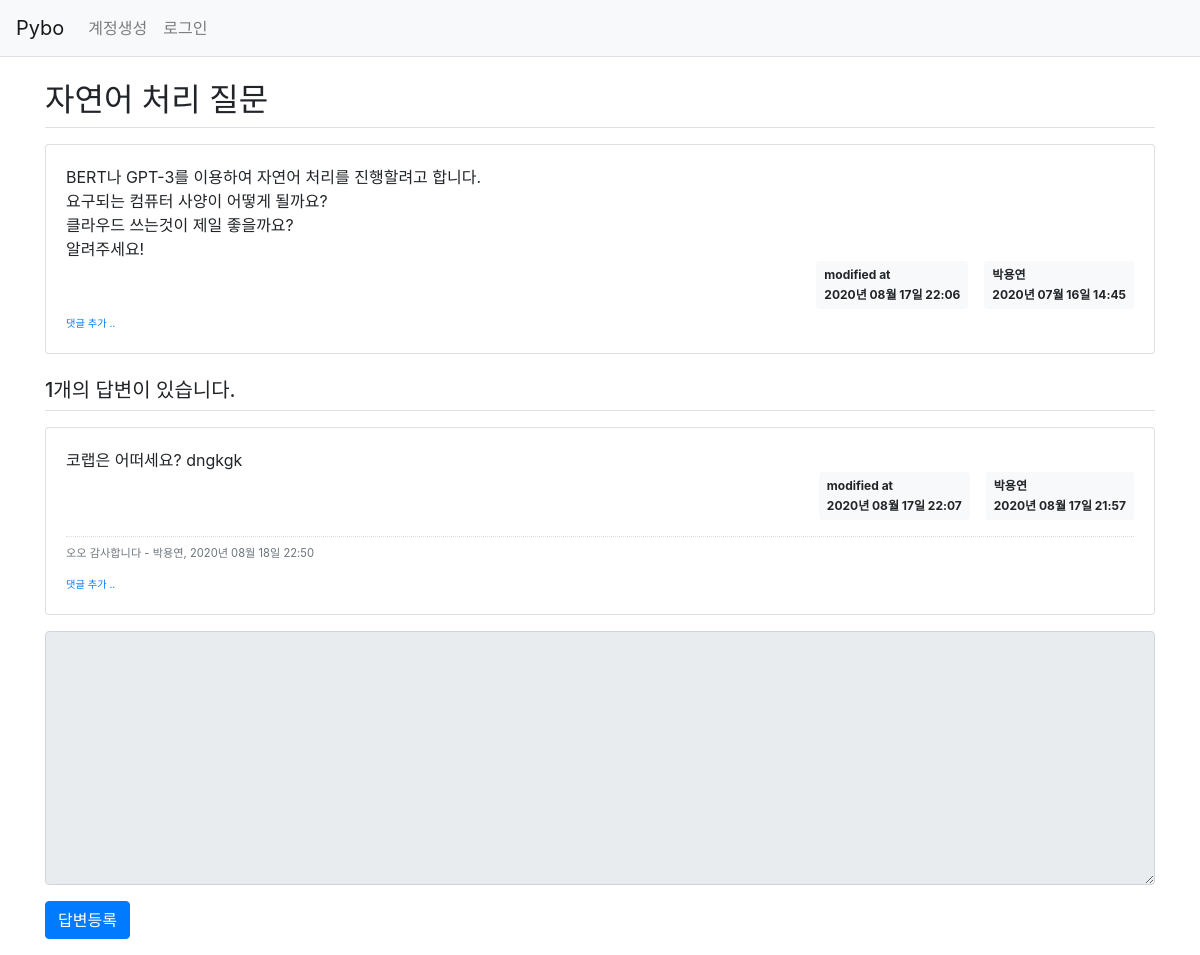
The app's page /question/detail/4/ with its own data.
### pybo/models.py (models this page shows)
class Question(db.Model):
    id = db.Column(db.Integer, primary_key=True)
    subject = db.Column(db.String(200), nullable=False)
    content = db.Column(db.Text(), nullable=False)
    create_date = db.Column(db.DateTime(), nullable=False)
    user_id = db.Column(db.Integer, db.ForeignKey('user.id', ondelete='CASCADE'), nullable=False)
    user = db.relationship('User', backref=db.backref('question_set'))
    modify_date = db.Column(db.DateTime(), nullable=True)

class User(db.Model):
    id = db.Column(db.Integer, primary_key=True)
    username = db.Column(db.String(150), unique=True, nullable=False)
    password = db.Column(db.String(200), nullable=False)
    email = db.Column(db.String(120), unique=True, nullable=False)

class Answer(db.Model):
    id = db.Column(db.Integer, primary_key=True)
    question_id = db.Column(db.Integer, db.ForeignKey('question.id', ondelete='CASCADE'))
    question = db.relationship('Question', backref=db.backref('answer_set'))
    content = db.Column(db.Text(), nullable=False)
    create_date = db.Column(db.DateTime(), nullable=False)
    user_id = db.Column(db.Integer, db.ForeignKey('user.id', ondelete='CASCADE'), nullable=False)
    user = db.relationship('User', backref=db.backref('answer_set'))
    modify_date = db.Column(db.DateTime(), nullable=True)

class Comment(db.Model):
    id = db.Column(db.Integer, primary_key=True)
    user_id = db.Column(db.Integer, db.ForeignKey('user.id', ondelete='CASCADE'), nullable=False)
    user = db.relationship('User', backref=db.backref('comment_set'))
    content = db.Column(db.Text(), nullable=False)
    create_date = db.Column(db.DateTime(), nullable=False)
    modify_date = db.Column(db.DateTime())
    question_id = db.Column(db.Integer, db.ForeignKey('question.id', ondelete='CASCADE'), nullable=True)
    question = db.relationship('Question', backref=db.backref('comment_set'))
    answer_id = db.Column(db.Integer, db.ForeignKey('answer.id', ondelete='CASCADE'), nullable=True)
    answer = db.relationship('Answer', backref=db.backref('comment_set'))

### pybo/views/question_views.py (the view)
@bp.route('/detail/<int:question_id>/')
def detail(question_id):
    form = AnswerForm()
    question = Question.query.get_or_404(question_id)
    return render_template('question/question_detail.html', question=question, form=form)

### pybo/forms.py
class AnswerForm(FlaskForm):
    content = TextAreaField('내용', validators=[DataRequired('내용은 필수입력 항목입니다.')])

### pybo/filter.py (called while the page is built)
def format_datetime(value, fmt='%Y년 %m월 %d일 %H:%M'):
    return value.strftime(fmt)

### pybo/views/auth_views.py (called while the page is built)
@bp.before_app_request
def load_logged_in_user():
    user_id = session.get('user_id')
    if user_id is None:
        g.user = None
    else:
        g.user = User.query.get(user_id)

### pybo/templates/question/question_detail.html (shortened to what this page needs)
{% extends 'base.html' %}
{% block content %}
<div class="container my-3">
    <h2 class="border-bottom py-2">{{ question.subject }}</h2>
    <div class="card my-3">
        <div class="card-body">
            <div class="card-text" style="white-space: pre-line;">{{ question.content }}</div>
            <div class="d-flex justify-content-end">
                {% if question.modify_date %}
                <div class="badge badge-light p-2 text-left mx-3">
                    <div class="mb-2">modified at</div>
                    <div>{{ question.modify_date|datetime }}</div>
                </div>
                {% endif %}
                <div class="badge badge-light p-2 text-left">
                    <div class="mb-2">{{ question.user.username }}</div>
                    <div>{{ question.create_date|datetime }}</div>
                </div>
            </div>
            <div>
                <a href="{{ url_for('comment.create_question', question_id=question.id) }}"
                   class="small"><small>댓글 추가 ..</small></a>
            </div>
        </div>
    </div>
    <h5 class="border-bottom my-3 py-2">{{ question.answer_set|length }}개의 답변이 있습니다.</h5>
    {% for answer in question.answer_set %}
    <div class="card my-3">
        <div class="card-body">
            <div class="card-text" style="white-space: pre-line;">{{ answer.content }}</div>
            <div class="d-flex justify-content-end">
                {% if answer.modify_date %}
                <div class="badge badge-light p-2 text-left mx-3">
                    <div class="mb-2">modified at</div>
                    <div>{{ answer.modify_date|datetime }}</div>
                </div>
                {% endif %}
                <div class="badge badge-light p-2 text-left">
                    <div class="mb-2">{{ answer.user.username }}</div>
                    <div>{{ answer.create_date|datetime }}</div>
                </div>
            </div>
            {% if answer.comment_set|length > 0 %}
            <div class="mt-3">
            {% for comment in answer.comment_set %}
                <div class="comment py-2 text-muted">
                    <span style="white-space: pre-line;">{{ comment.content }}</span>
                    <span>
                        - {{ comment.user.username }}, {{ comment.create_date|datetime }}
                    </span>
                </div>
            {% endfor %}
            </div>
            {% endif %}
            <div>
                <a href="{{ url_for('comment.create_answer', answer_id=answer.id) }}"
                   class="small"><small>댓글 추가 ..</small></a>
            </div>
        </div>
    </div>
    {% endfor %}
    <form action="{{ url_for('answer.create', question_id=question.id) }}" method="post" class="my-3">
        <div class="form-group">
            <textarea {% if not g.user %}disabled{% endif %}
                    name="content" id="content" class="form-control" rows="10"></textarea>
        </div>
        <input type="submit" value="답변등록" class="btn btn-primary">
    </form>
</div>
{% endblock %}

### pybo/static/style.css (style rules this page uses)
.comment { border-top:dotted 1px #ddd; font-size:0.7em; }

### records on screen
Question: subject "자연어 처리 질문", content "BERT나 GPT-3를 이용하여 자연어 처리를 진행할려고 합니다. 요구되는 컴퓨터 사양이 어떻게 될까요? 클라우드 쓰는것이 제일 좋을까요? 알려주세요!", modify_date "2020년 08월 17일 22:06", create_date "2020년 07월 16일 14:45"
User: user.username "박용연"
Answer: content "코랩은 어떠세요? dngkgk", modify_date "2020년 08월 17일 22:07", user.username "박용연", create_date "2020년 08월 17일 21:57"
Comment: content "오오 감사합니다", user.username "박용연", create_date "2020년 08월 18일 22:50"

### other values on screen
{{ question.answer_set|length }} "1"
